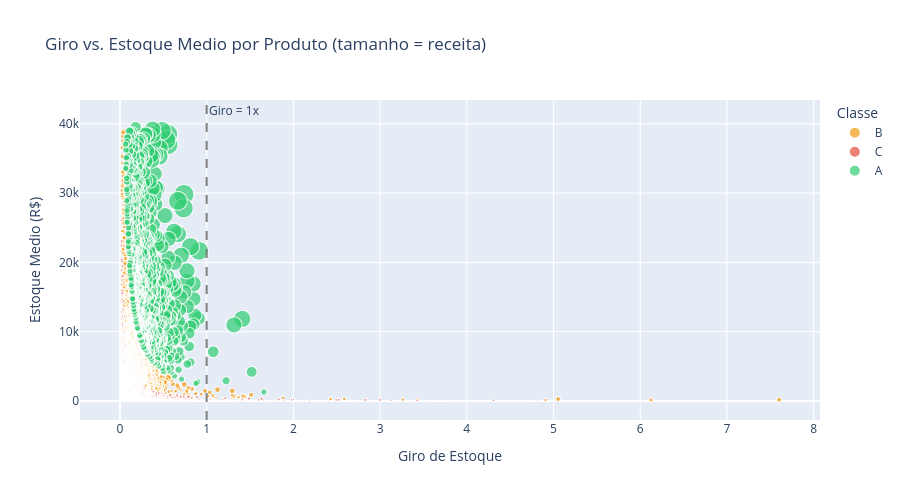

The cell this chart's notebook holds for it:
### Markdown cell above
## 3. Produtos com Baixo Giro e Alto Estoque (Alertas)

### Code cell
alertas = giro[(giro['Giro'] < 1) & (giro['EstoqueMedio'] > 500)].sort_values('EstoqueMedio', ascending=False).head(20)

fig = px.scatter(
    giro[(giro['Giro'] < 10) & (giro['EstoqueMedio'] < giro['EstoqueMedio'].quantile(0.95))],
    x='Giro', y='EstoqueMedio',
    color='Classe',
    color_discrete_map={'A': '#2ecc71', 'B': '#f39c12', 'C': '#e74c3c'},
    hover_name='Description',
    size='Receita',
    title='Giro vs. Estoque Medio por Produto (tamanho = receita)',
    labels={'Giro': 'Giro de Estoque', 'EstoqueMedio': 'Estoque Medio (R$)'}
)
fig.add_vline(x=1, line_dash='dash', line_color='gray', annotation_text='Giro = 1x')
fig.update_layout(height=500)
fig.show()

print(f'Alertas: {len(alertas)} produtos com giro < 1x e estoque > R$500')
print(f'Capital parado nestes produtos: R$ {alertas["EstoqueMedio"].sum():,.2f}')

### Figure 1 — Plotly figure (JSON) as saved in the notebook; plotly's stock layout.template omitted (floating-point values rounded to 4 significant figures; data arrays with more than 128 entries replaced by an {"elided": "..."} marker saying what was removed)
{"data": [{"hovertemplate": "<b>%{hovertext}</b><br><br>Classe=B<br>Giro de Estoque=%{x}<br>Estoque Medio (R$)=%{y}<br>Receita=%{marker.size}<extra></extra>", "hovertext": {"elided": "1536 str values"}, "legendgroup": "B", "marker": {"color": "#f39c12", "size": {"elided": "1536 float values"}, "sizemode": "area", "sizeref": 54.99, "symbol": "circle"}, "mode": "markers", "name": "B", "showlegend": true, "type": "scattergl", "x": {"elided": "1536 float values"}, "xaxis": "x", "y": {"elided": "1536 float values"}, "yaxis": "y"}, {"hovertemplate": "<b>%{hovertext}</b><br><br>Classe=C<br>Giro de Estoque=%{x}<br>Estoque Medio (R$)=%{y}<br>Receita=%{marker.size}<extra></extra>", "hovertext": {"elided": "2791 str values"}, "legendgroup": "C", "marker": {"color": "#e74c3c", "size": {"elided": "2791 float values"}, "sizemode": "area", "sizeref": 54.99, "symbol": "circle"}, "mode": "markers", "name": "C", "showlegend": true, "type": "scattergl", "x": {"elided": "2791 float values"}, "xaxis": "x", "y": {"elided": "2791 float values"}, "yaxis": "y"}, {"hovertemplate": "<b>%{hovertext}</b><br><br>Classe=A<br>Giro de Estoque=%{x}<br>Estoque Medio (R$)=%{y}<br>Receita=%{marker.size}<extra></extra>", "hovertext": {"elided": "1055 str values"}, "legendgroup": "A", "marker": {"color": "#2ecc71", "size": {"elided": "1055 float values"}, "sizemode": "area", "sizeref": 54.99, "symbol": "circle"}, "mode": "markers", "name": "A", "showlegend": true, "type": "scattergl", "x": {"elided": "1055 float values"}, "xaxis": "x", "y": {"elided": "1055 float values"}, "yaxis": "y"}], "layout": {"annotations": [{"showarrow": false, "text": "Giro = 1x", "x": 1, "xanchor": "left", "xref": "x", "y": 1, "yanchor": "top", "yref": "y domain"}], "height": 500, "legend": {"itemsizing": "constant", "title": {"text": "Classe"}, "tracegroupgap": 0}, "shapes": [{"line": {"color": "gray", "dash": "dash"}, "type": "line", "x0": 1, "x1": 1, "xref": "x", "y0": 0, "y1": 1, "yref": "y domain"}], "title": {"text": "Giro vs. Estoque Medio por Produto (tamanho = receita)"}, "xaxis": {"anchor": "y", "domain": [0.0, 1.0], "title": {"text": "Giro de Estoque"}}, "yaxis": {"anchor": "x", "domain": [0.0, 1.0], "title": {"text": "Estoque Medio (R$)"}}}}
